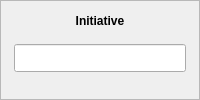
                  <widget class="QFrame" name="frameInitiative">
                   <property name="frameShape">
                    <enum>QFrame::StyledPanel</enum>
                   </property>
                   <property name="frameShadow">
                    <enum>QFrame::Raised</enum>
                   </property>
                   <layout class="QGridLayout" name="gridLayout_16">
                    <property name="leftMargin">
                     <number>0</number>
                    </property>
                    <property name="topMargin">
                     <number>0</number>
                    </property>
                    <property name="rightMargin">
                     <number>0</number>
                    </property>
                    <property name="bottomMargin">
                     <number>0</number>
                    </property>
                    <property name="spacing">
                     <number>0</number>
                    </property>
                    <item row="1" column="0">
                     <widget class="QLabel" name="lblFrameStrengthLeft_11">
                      <property name="sizePolicy">
                       <sizepolicy hsizetype="Fixed" vsizetype="Ignored">
                        <horstretch>0</horstretch>
                        <verstretch>0</verstretch>
                       </sizepolicy>
                      </property>
                      <property name="minimumSize">
                       <size>
                        <width>10</width>
                        <height>0</height>
                       </size>
                      </property>
                      <property name="maximumSize">
                       <size>
                        <width>10</width>
                        <height>16777215</height>
                       </size>
                      </property>
                      <property name="pixmap">
                       <pixmap resource="resources.qrc">:/img/data/character_stat_left.png</pixmap>
                      </property>
                      <property name="scaledContents">
                       <bool>true</bool>
                      </property>
                     </widget>
                    </item>
                    <item row="2" column="0">
                     <widget class="QLabel" name="lblFrameStrengthBottomLeft_11">
                      <property name="sizePolicy">
                       <sizepolicy hsizetype="Fixed" vsizetype="Fixed">
                        <horstretch>0</horstretch>
                        <verstretch>0</verstretch>
                       </sizepolicy>
                      </property>
                      <property name="minimumSize">
                       <size>
                        <width>11</width>
                        <height>11</height>
                       </size>
                      </property>
                      <property name="maximumSize">
                       <size>
                        <width>11</width>
                        <height>11</height>
                       </size>
                      </property>
                      <property name="pixmap">
                       <pixmap resource="resources.qrc">:/img/data/character_stat_bottomleft.png</pixmap>
                      </property>
                      <property name="scaledContents">
                       <bool>true</bool>
                      </property>
                     </widget>
                    </item>
                    <item row="0" column="0">
                     <widget class="QLabel" name="lblFrameStrengthTopLeft_11">
                      <property name="sizePolicy">
                       <sizepolicy hsizetype="Fixed" vsizetype="Fixed">
                        <horstretch>0</horstretch>
                        <verstretch>0</verstretch>
                       </sizepolicy>
                      </property>
                      <property name="minimumSize">
                       <size>
                        <width>11</width>
                        <height>11</height>
                       </size>
                      </property>
                      <property name="maximumSize">
                       <size>
                        <width>11</width>
                        <height>11</height>
                       </size>
                      </property>
                      <property name="text">
                       <string/>
                      </property>
                      <property name="pixmap">
                       <pixmap resource="resources.qrc">:/img/data/character_stat_topleft.png</pixmap>
                      </property>
                      <property name="scaledContents">
                       <bool>true</bool>
                      </property>
                     </widget>
                    </item>
                    <item row="1" column="2">
                     <widget class="QLabel" name="lblFrameStrengthRight_11">
                      <property name="sizePolicy">
                       <sizepolicy hsizetype="Fixed" vsizetype="Ignored">
                        <horstretch>0</horstretch>
                        <verstretch>0</verstretch>
                       </sizepolicy>
                      </property>
                      <property name="minimumSize">
                       <size>
                        <width>11</width>
                        <height>0</height>
                       </size>
                      </property>
                      <property name="maximumSize">
                       <size>
                        <width>11</width>
                        <height>16777215</height>
                       </size>
                      </property>
                      <property name="pixmap">
                       <pixmap resource="resources.qrc">:/img/data/character_stat_right.png</pixmap>
                      </property>
                      <property name="scaledContents">
                       <bool>true</bool>
                      </property>
                     </widget>
                    </item>
                    <item row="2" column="2">
                     <widget class="QLabel" name="lblFrameStrengthBottomRight_11">
                      <property name="sizePolicy">
                       <sizepolicy hsizetype="Fixed" vsizetype="Fixed">
                        <horstretch>0</horstretch>
                        <verstretch>0</verstretch>
                       </sizepolicy>
                      </property>
                      <property name="minimumSize">
                       <size>
                        <width>11</width>
                        <height>11</height>
                       </size>
                      </property>
                      <property name="maximumSize">
                       <size>
                        <width>11</width>
                        <height>11</height>
                       </size>
                      </property>
                      <property name="pixmap">
                       <pixmap resource="resources.qrc">:/img/data/character_stat_bottomright.png</pixmap>
                      </property>
                      <property name="scaledContents">
                       <bool>true</bool>
                      </property>
                     </widget>
                    </item>
                    <item row="0" column="2">
                     <widget class="QLabel" name="lblFrameStrengthTopRight_11">
                      <property name="sizePolicy">
                       <sizepolicy hsizetype="Fixed" vsizetype="Fixed">
                        <horstretch>0</horstretch>
                        <verstretch>0</verstretch>
                       </sizepolicy>
                      </property>
                      <property name="minimumSize">
                       <size>
                        <width>11</width>
                        <height>11</height>
                       </size>
                      </property>
                      <property name="maximumSize">
                       <size>
                        <width>11</width>
                        <height>11</height>
                       </size>
                      </property>
                      <property name="text">
                       <string/>
                      </property>
                      <property name="pixmap">
                       <pixmap resource="resources.qrc">:/img/data/character_stat_topright.png</pixmap>
                      </property>
                      <property name="scaledContents">
                       <bool>true</bool>
                      </property>
                     </widget>
                    </item>
                    <item row="1" column="1">
                     <widget class="QFrame" name="frameInitiativeContents">
                      <property name="frameShape">
                       <enum>QFrame::NoFrame</enum>
                      </property>
                      <property name="frameShadow">
                       <enum>QFrame::Raised</enum>
                      </property>
                      <layout class="QVBoxLayout" name="verticalLayout_39" stretch="1,2,4,2">
                       <property name="spacing">
                        <number>2</number>
                       </property>
                       <property name="leftMargin">
                        <number>2</number>
                       </property>
                       <property name="topMargin">
                        <number>2</number>
                       </property>
                       <property name="rightMargin">
                        <number>2</number>
                       </property>
                       <property name="bottomMargin">
                        <number>2</number>
                       </property>
                       <item>
                        <widget class="QLabel" name="label_12">
                         <property name="font">
                          <font>
                           <bold>true</bold>
                          </font>
                         </property>
                         <property name="text">
                          <string>Initiative</string>
                         </property>
                         <property name="alignment">
                          <set>Qt::AlignCenter</set>
                         </property>
                        </widget>
                       </item>
                       <item>
                        <spacer name="verticalSpacer_9">
                         <property name="orientation">
                          <enum>Qt::Vertical</enum>
                         </property>
                         <property name="sizeType">
                          <enum>QSizePolicy::Preferred</enum>
                         </property>
                         <property name="sizeHint" stdset="0">
                          <size>
                           <width>20</width>
                           <height>5</height>
                          </size>
                         </property>
                        </spacer>
                       </item>
                       <item>
                        <widget class="QLineEdit" name="edtInitiative">
                         <property name="sizePolicy">
                          <sizepolicy hsizetype="Preferred" vsizetype="Preferred">
                           <horstretch>0</horstretch>
                           <verstretch>0</verstretch>
                          </sizepolicy>
                         </property>
                         <property name="alignment">
                          <set>Qt::AlignCenter</set>
                         </property>
                        </widget>
                       </item>
                       <item>
                        <spacer name="verticalSpacer_10">
                         <property name="orientation">
                          <enum>Qt::Vertical</enum>
                         </property>
                         <property name="sizeType">
                          <enum>QSizePolicy::Preferred</enum>
                         </property>
                         <property name="sizeHint" stdset="0">
                          <size>
                           <width>20</width>
                           <height>5</height>
                          </size>
                         </property>
                        </spacer>
                       </item>
                      </layout>
                     </widget>
                    </item>
                    <item row="0" column="1">
                     <widget class="QLabel" name="lblFrameStrengthTop_11">
                      <property name="sizePolicy">
                       <sizepolicy hsizetype="Ignored" vsizetype="Fixed">
                        <horstretch>0</horstretch>
                        <verstretch>0</verstretch>
                       </sizepolicy>
                      </property>
                      <property name="minimumSize">
                       <size>
                        <width>0</width>
                        <height>11</height>
                       </size>
                      </property>
                      <property name="maximumSize">
                       <size>
                        <width>16777215</width>
                        <height>11</height>
                       </size>
                      </property>
                      <property name="pixmap">
                       <pixmap resource="resources.qrc">:/img/data/character_stat_top.png</pixmap>
                      </property>
                      <property name="scaledContents">
                       <bool>true</bool>
                      </property>
                     </widget>
                    </item>
                    <item row="2" column="1">
                     <widget class="QLabel" name="lblFrameStrengthBottom_11">
                      <property name="sizePolicy">
                       <sizepolicy hsizetype="Ignored" vsizetype="Ignored">
                        <horstretch>0</horstretch>
                        <verstretch>0</verstretch>
                       </sizepolicy>
                      </property>
                      <property name="minimumSize">
                       <size>
                        <width>0</width>
                        <height>11</height>
                       </size>
                      </property>
                      <property name="maximumSize">
                       <size>
                        <width>16777215</width>
                        <height>11</height>
                       </size>
                      </property>
                      <property name="pixmap">
                       <pixmap resource="resources.qrc">:/img/data/character_stat_bottom.png</pixmap>
                      </property>
                      <property name="scaledContents">
                       <bool>true</bool>
                      </property>
                     </widget>
                    </item>
                   </layout>
                  </widget>
